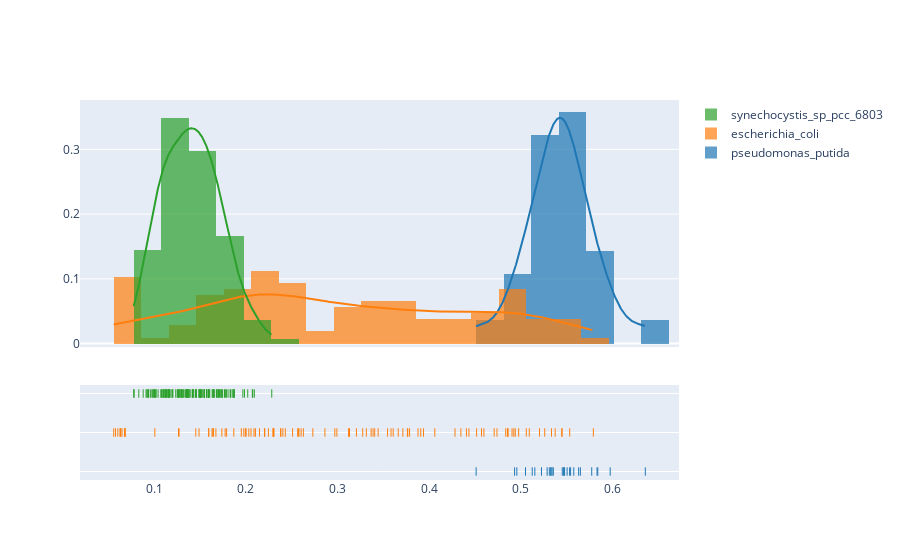

Notebook source saved alongside this figure:
### Code cell
hist_data = []
hist_labels = []

for species in ratios_df.Species.unique():
    hist_labels.append(species)
    hist_data.append(ratios_df.loc[ratios_df['Species']==species]['NB_Ratio'])
    
# Create distplot with custom bin_size
fig = ff.create_distplot(hist_data, hist_labels, bin_size=.03, histnorm='probability')
fig.show()

### Figure 1 — Plotly figure (JSON) as saved in the notebook; plotly's stock layout.template omitted (floating-point values rounded to 4 significant figures; data arrays with more than 128 entries replaced by an {"elided": "..."} marker saying what was removed)
{"data": [{"autobinx": false, "histnorm": "probability", "legendgroup": "pseudomonas_putida", "marker": {"color": "rgb(31, 119, 180)"}, "name": "pseudomonas_putida", "opacity": 0.7, "type": "histogram", "x": [0.5123, 0.5152, 0.5326, 0.5353, 0.5629, 0.5503, 0.6356, 0.4955, 0.5451, 0.531, 0.5467, 0.505, 0.5542, 0.5648, 0.5531, 0.5224, 0.5772, 0.5973, 0.5838, 0.5576, 0.583, 0.5476, 0.4511, 0.5328, 0.4931, 0.534, 0.5286, 0.5468], "xaxis": "x", "xbins": {"end": 0.6356, "size": 0.03, "start": 0.4511}, "yaxis": "y"}, {"autobinx": false, "histnorm": "probability", "legendgroup": "escherichia_coli", "marker": {"color": "rgb(255, 127, 14)"}, "name": "escherichia_coli", "opacity": 0.7, "type": "histogram", "x": [0.4739, 0.457, 0.4854, 0.3908, 0.5445, 0.3125, 0.2303, 0.4859, 0.4858, 0.3878, 0.526, 0.3314, 0.2303, 0.5532, 0.4834, 0.5449, 0.3766, 0.2207, 0.4938, 0.5789, 0.3583, 0.215, 0.4903, 0.3121, 0.2303, 0.3546, 0.2303, 0.2004, 0.4517, 0.3388, 0.4596, 0.3275, 0.3713, 0.5058, 0.4061, 0.5091, 0.3207, 0.3607, 0.2057, 0.1979, 0.2404, 0.2993, 0.2382, 0.1455, 0.2247, 0.1791, 0.06818, 0.2566, 0.2603, 0.2033, 0.2971, 0.2863, 0.2577, 0.1596, 0.2431, 0.2204, 0.06045, 0.2628, 0.251, 0.1951, 0.2305, 0.1869, 0.1641, 0.1996, 0.1596, 0.06373, 0.1648, 0.1739, 0.5202, 0.3406, 0.1775, 0.3786, 0.2731, 0.06308, 0.4345, 0.5333, 0.3762, 0.1674, 0.3938, 0.2579, 0.05598, 0.4708, 0.5373, 0.1266, 0.3131, 0.2105, 0.06818, 0.4433, 0.3662, 0.1272, 0.149, 0.06818, 0.1008, 0.1632, 0.2295, 0.06297, 0.3443, 0.3367, 0.05797, 0.209, 0.238, 0.06818, 0.06506, 0.4922, 0.4975, 0.4406, 0.4281], "xaxis": "x", "xbins": {"end": 0.5789, "size": 0.03, "start": 0.05598}, "yaxis": "y"}, {"autobinx": false, "histnorm": "probability", "legendgroup": "synechocystis_sp_pcc_6803", "marker": {"color": "rgb(44, 160, 44)"}, "name": "synechocystis_sp_pcc_6803", "opacity": 0.7, "type": "histogram", "x": {"elided": "138 float values"}, "xaxis": "x", "xbins": {"end": 0.2283, "size": 0.03, "start": 0.0778}, "yaxis": "y"}, {"legendgroup": "pseudomonas_putida", "marker": {"color": "rgb(31, 119, 180)"}, "mode": "lines", "name": "pseudomonas_putida", "showlegend": false, "type": "scatter", "x": {"elided": "500 float values"}, "xaxis": "x", "y": {"elided": "500 float values"}, "yaxis": "y"}, {"legendgroup": "escherichia_coli", "marker": {"color": "rgb(255, 127, 14)"}, "mode": "lines", "name": "escherichia_coli", "showlegend": false, "type": "scatter", "x": {"elided": "500 float values"}, "xaxis": "x", "y": {"elided": "500 float values"}, "yaxis": "y"}, {"legendgroup": "synechocystis_sp_pcc_6803", "marker": {"color": "rgb(44, 160, 44)"}, "mode": "lines", "name": "synechocystis_sp_pcc_6803", "showlegend": false, "type": "scatter", "x": {"elided": "500 float values"}, "xaxis": "x", "y": {"elided": "500 float values"}, "yaxis": "y"}, {"legendgroup": "pseudomonas_putida", "marker": {"color": "rgb(31, 119, 180)", "symbol": "line-ns-open"}, "mode": "markers", "name": "pseudomonas_putida", "showlegend": false, "type": "scatter", "x": [0.5123, 0.5152, 0.5326, 0.5353, 0.5629, 0.5503, 0.6356, 0.4955, 0.5451, 0.531, 0.5467, 0.505, 0.5542, 0.5648, 0.5531, 0.5224, 0.5772, 0.5973, 0.5838, 0.5576, 0.583, 0.5476, 0.4511, 0.5328, 0.4931, 0.534, 0.5286, 0.5468], "xaxis": "x", "y": ["pseudomonas_putida", "pseudomonas_putida", "pseudomonas_putida", "pseudomonas_putida", "pseudomonas_putida", "pseudomonas_putida", "pseudomonas_putida", "pseudomonas_putida", "pseudomonas_putida", "pseudomonas_putida", "pseudomonas_putida", "pseudomonas_putida", "pseudomonas_putida", "pseudomonas_putida", "pseudomonas_putida", "pseudomonas_putida", "pseudomonas_putida", "pseudomonas_putida", "pseudomonas_putida", "pseudomonas_putida", "pseudomonas_putida", "pseudomonas_putida", "pseudomonas_putida", "pseudomonas_putida", "pseudomonas_putida", "pseudomonas_putida", "pseudomonas_putida", "pseudomonas_putida"], "yaxis": "y2"}, {"legendgroup": "escherichia_coli", "marker": {"color": "rgb(255, 127, 14)", "symbol": "line-ns-open"}, "mode": "markers", "name": "escherichia_coli", "showlegend": false, "type": "scatter", "x": [0.4739, 0.457, 0.4854, 0.3908, 0.5445, 0.3125, 0.2303, 0.4859, 0.4858, 0.3878, 0.526, 0.3314, 0.2303, 0.5532, 0.4834, 0.5449, 0.3766, 0.2207, 0.4938, 0.5789, 0.3583, 0.215, 0.4903, 0.3121, 0.2303, 0.3546, 0.2303, 0.2004, 0.4517, 0.3388, 0.4596, 0.3275, 0.3713, 0.5058, 0.4061, 0.5091, 0.3207, 0.3607, 0.2057, 0.1979, 0.2404, 0.2993, 0.2382, 0.1455, 0.2247, 0.1791, 0.06818, 0.2566, 0.2603, 0.2033, 0.2971, 0.2863, 0.2577, 0.1596, 0.2431, 0.2204, 0.06045, 0.2628, 0.251, 0.1951, 0.2305, 0.1869, 0.1641, 0.1996, 0.1596, 0.06373, 0.1648, 0.1739, 0.5202, 0.3406, 0.1775, 0.3786, 0.2731, 0.06308, 0.4345, 0.5333, 0.3762, 0.1674, 0.3938, 0.2579, 0.05598, 0.4708, 0.5373, 0.1266, 0.3131, 0.2105, 0.06818, 0.4433, 0.3662, 0.1272, 0.149, 0.06818, 0.1008, 0.1632, 0.2295, 0.06297, 0.3443, 0.3367, 0.05797, 0.209, 0.238, 0.06818, 0.06506, 0.4922, 0.4975, 0.4406, 0.4281], "xaxis": "x", "y": ["escherichia_coli", "escherichia_coli", "escherichia_coli", "escherichia_coli", "escherichia_coli", "escherichia_coli", "escherichia_coli", "escherichia_coli", "escherichia_coli", "escherichia_coli", "escherichia_coli", "escherichia_coli", "escherichia_coli", "escherichia_coli", "escherichia_coli", "escherichia_coli", "escherichia_coli", "escherichia_coli", "escherichia_coli", "escherichia_coli", "escherichia_coli", "escherichia_coli", "escherichia_coli", "escherichia_coli", "escherichia_coli", "escherichia_coli", "escherichia_coli", "escherichia_coli", "escherichia_coli", "escherichia_coli", "escherichia_coli", "escherichia_coli", "escherichia_coli", "escherichia_coli", "escherichia_coli", "escherichia_coli", "escherichia_coli", "escherichia_coli", "escherichia_coli", "escherichia_coli", "escherichia_coli", "escherichia_coli", "escherichia_coli", "escherichia_coli", "escherichia_coli", "escherichia_coli", "escherichia_coli", "escherichia_coli", "escherichia_coli", "escherichia_coli", "escherichia_coli", "escherichia_coli", "escherichia_coli", "escherichia_coli", "escherichia_coli", "escherichia_coli", "escherichia_coli", "escherichia_coli", "escherichia_coli", "escherichia_coli", "escherichia_coli", "escherichia_coli", "escherichia_coli", "escherichia_coli", "escherichia_coli", "escherichia_coli", "escherichia_coli", "escherichia_coli", "escherichia_coli", "escherichia_coli", "escherichia_coli", "escherichia_coli", "escherichia_coli", "escherichia_coli", "escherichia_coli", "escherichia_coli", "escherichia_coli", "escherichia_coli", "escherichia_coli", "escherichia_coli", "escherichia_coli", "escherichia_coli", "escherichia_coli", "escherichia_coli", "escherichia_coli", "escherichia_coli", "escherichia_coli", "escherichia_coli", "escherichia_coli", "escherichia_coli", "escherichia_coli", "escherichia_coli", "escherichia_coli", "escherichia_coli", "escherichia_coli", "escherichia_coli", "escherichia_coli", "escherichia_coli", "escherichia_coli", "escherichia_coli", "escherichia_coli", "escherichia_coli", "escherichia_coli", "escherichia_coli", "escherichia_coli", "escherichia_coli", "escherichia_coli"], "yaxis": "y2"}, {"legendgroup": "synechocystis_sp_pcc_6803", "marker": {"color": "rgb(44, 160, 44)", "symbol": "line-ns-open"}, "mode": "markers", "name": "synechocystis_sp_pcc_6803", "showlegend": false, "type": "scatter", "x": {"elided": "138 float values"}, "xaxis": "x", "y": {"elided": "138 str values"}, "yaxis": "y2"}], "layout": {"barmode": "overlay", "hovermode": "closest", "legend": {"traceorder": "reversed"}, "xaxis": {"anchor": "y2", "domain": [0, 1], "zeroline": false}, "yaxis": {"anchor": "free", "domain": [0.35, 1], "position": 0}, "yaxis2": {"anchor": "x", "domain": [0, 0.25], "dtick": 1, "showticklabels": false}}}
